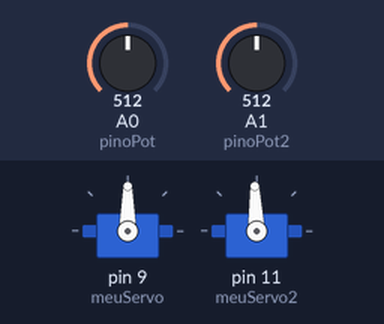
A sketch run on a simulated Arduino Uno, built with avr-gcc and run on an emulated ATmega328P. Shown: 2 × servo. The test bench sets the inputs (shaded band); at power-on: A0 (pinoPot) = 512, A1 (pinoPot2) = 512.

Above: at 1.2 s.
1.3 s: A0 (pinoPot) set to 716
At 1.8 s:
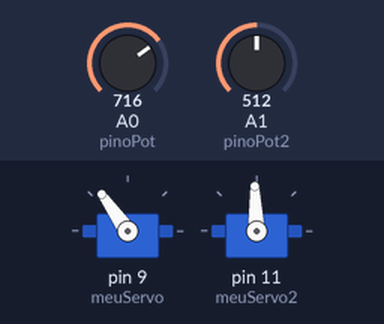
2.8 s: A1 (pinoPot2) set to 716
At 3.6 s:
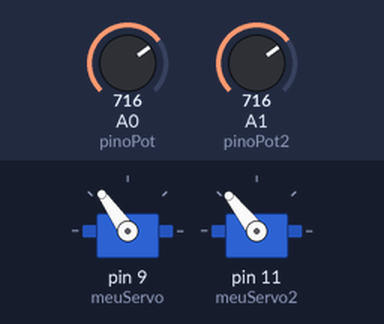
4.3 s: A0 (pinoPot) set to 900
At 4.7 s:
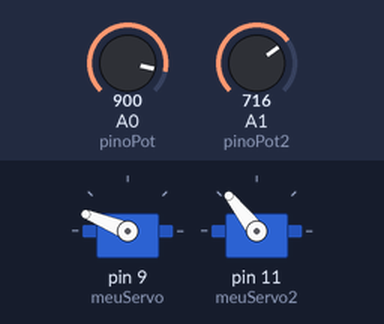
5.8 s: A1 (pinoPot2) set to 900
At 7.0 s:
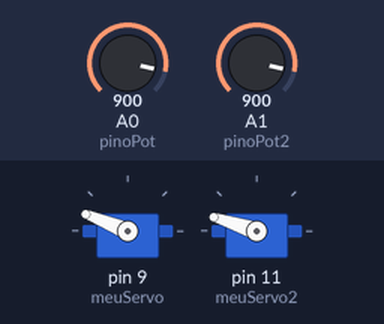
7.3 s: A0 (pinoPot) set to 1023
At 8.2 s:
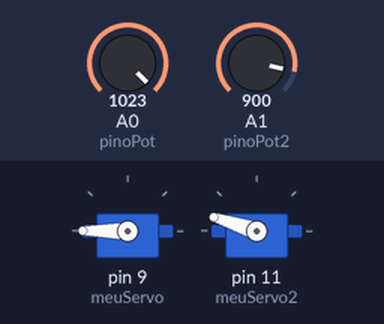
8.8 s: A1 (pinoPot2) set to 1023
At 9.4 s:
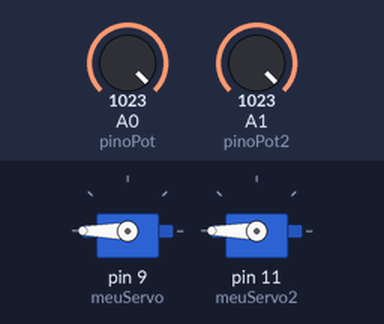
Timing chart, 0 to 11.3 s (numbered marks = the images above; inputs shaded):
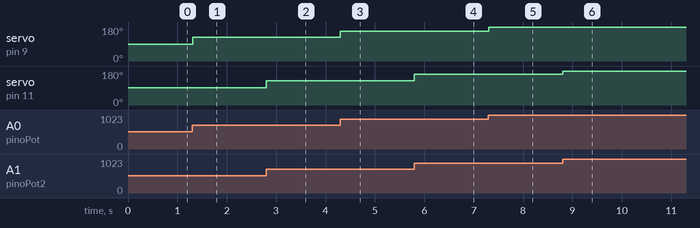

Measured:
- after the input at 1.3 s, servo on pin 9 (meuServo): 90° → 125° at once
- after the input at 2.8 s, servo on pin 11 (meuServo2): 92° → 128° at once
- after the input at 4.3 s, servo on pin 9 (meuServo): 125° → 158° at once
- after the input at 5.8 s, servo on pin 11 (meuServo2): 128° → 162° at once
- after the input at 7.3 s, servo on pin 9 (meuServo): 158° → 180° at once
- after the input at 8.8 s, servo on pin 11 (meuServo2): 162° → 180° at once

The sketch:

Codigo_Bra_o_Rob_tico.ino
```cpp
#include <Servo.h>

Servo meuServo;
Servo meuServo2;

int pinoPot = A0;
int pinoPot2 = A1;
int valorPot;
int valorPot2;

void setup(){
  meuServo.attach(9);
  meuServo2.attach(11);
}

void loop(){
  valorPot = analogRead(pinoPot);
  valorPot = map(valorPot, 0, 1023, 0, 180); // mapeia os valores do potenciometro (entre 0 e 1023) para os valores do servo (entre 0 e 180)
  meuServo.write(valorPot); // manda o valor para o servo

  valorPot2 = analogRead(pinoPot2);
  valorPot2 = map(valorPot2, 0, 1000, 0, 180); // mapeia os valores do potenciometro (entre 0 e 1023) para os valores do servo (entre 0 e 180)
  meuServo2.write(valorPot2); // manda o valor para o servo
  delay(15);
}
```
